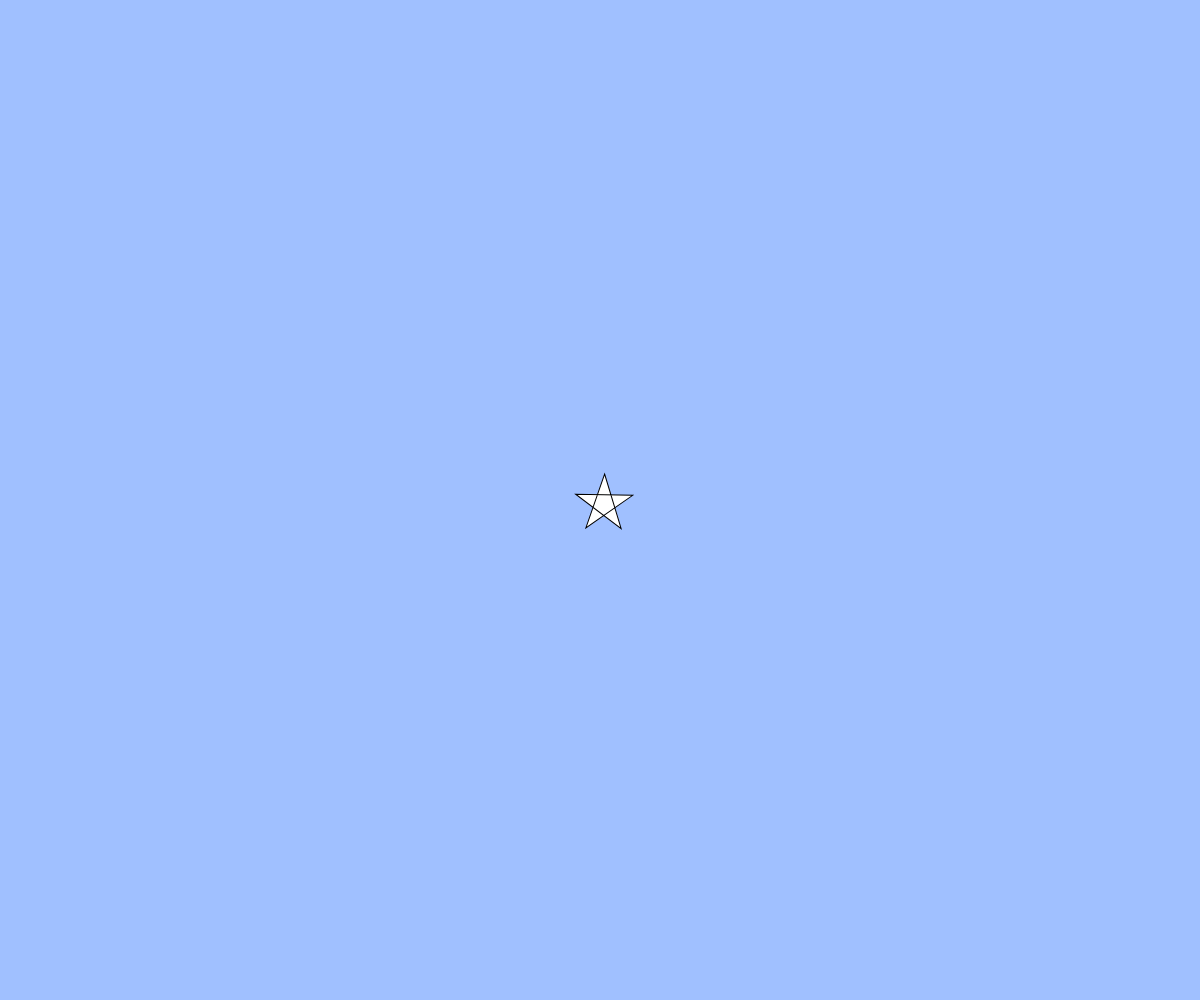
Frame 1 (no input)
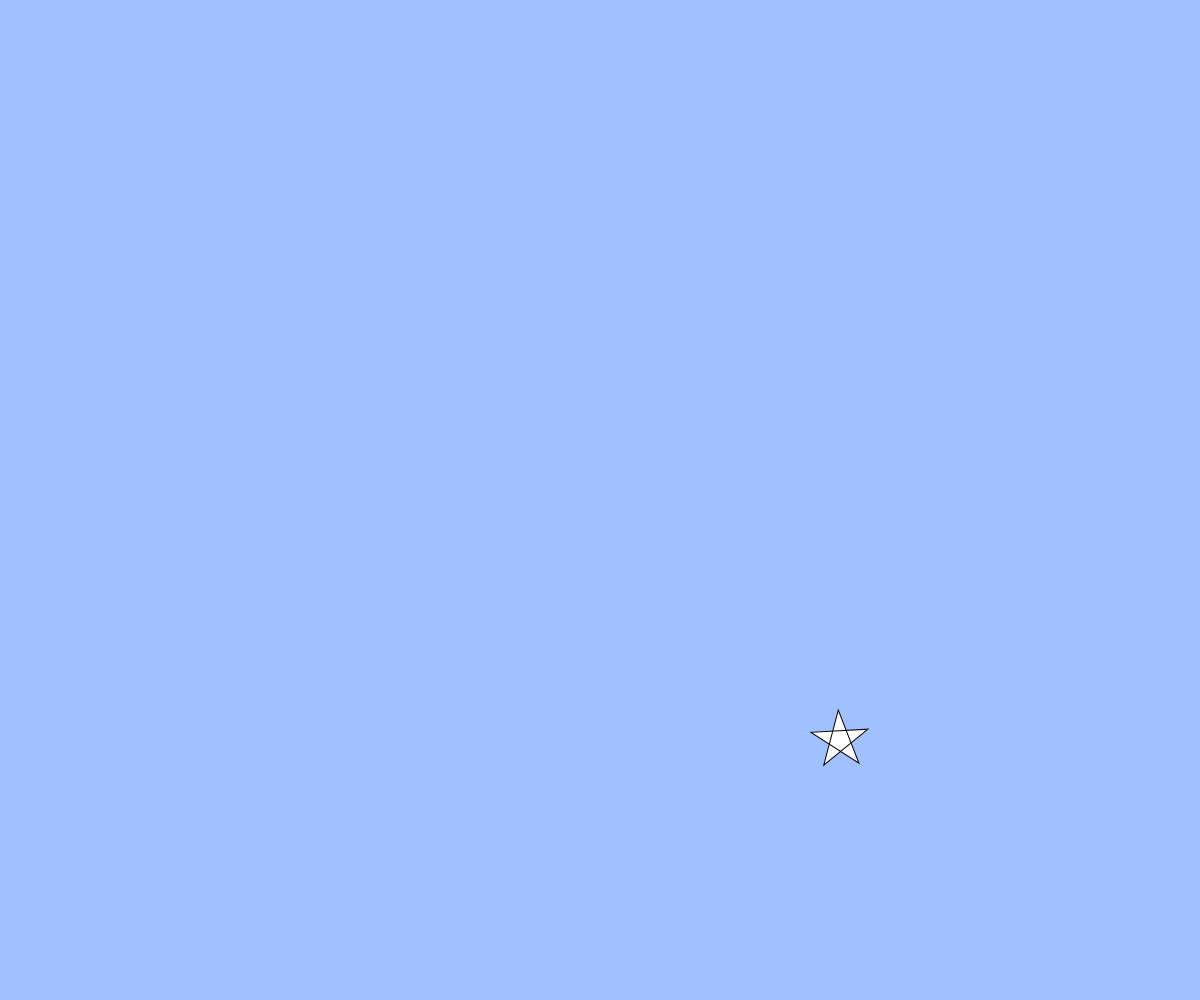
Frame 60 (no input)
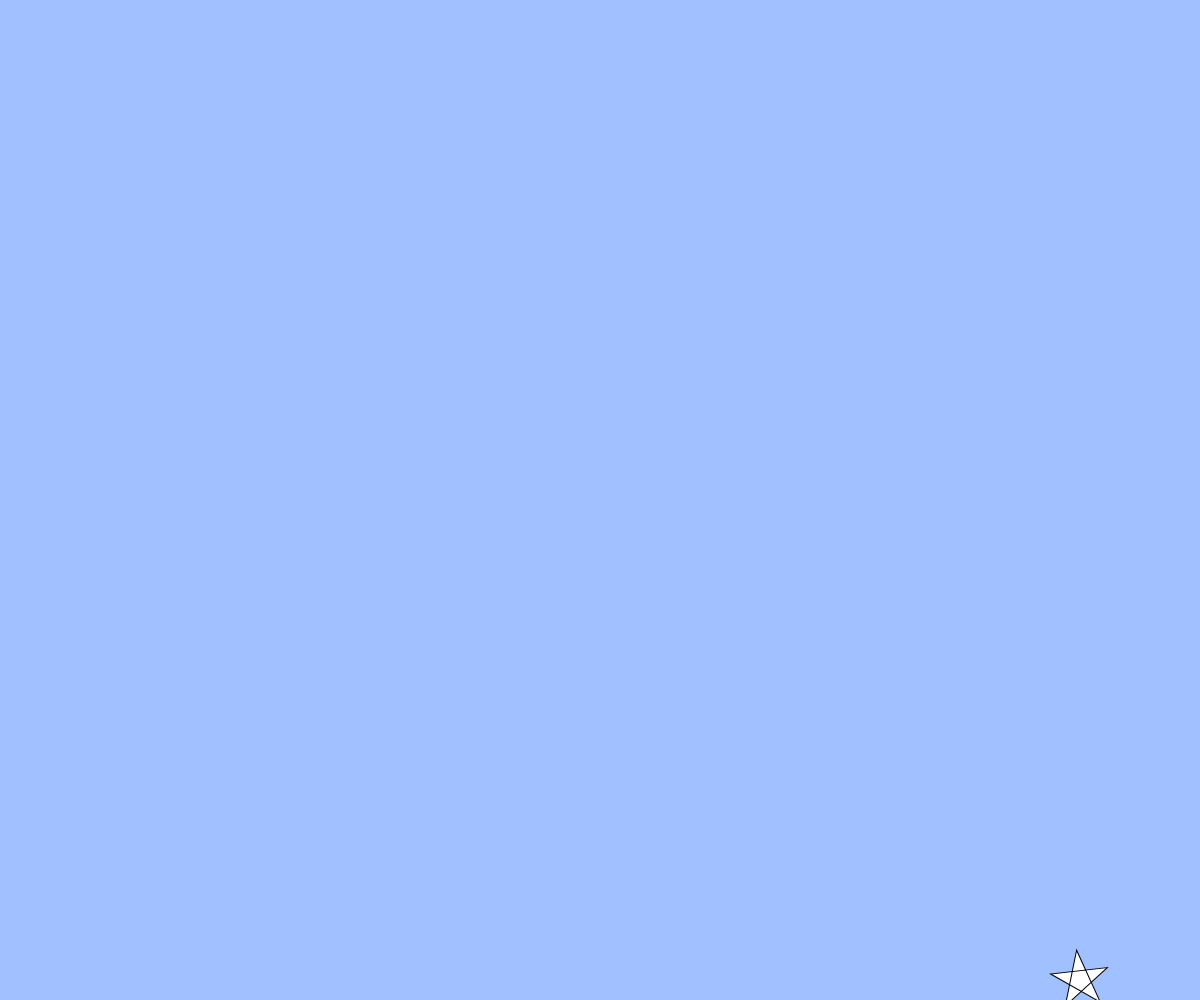
Frame 120 (the mouse pressed at the canvas centre since frame 60)

The p5.js sketch that drew these frames (run headless with seeded random() and noise() and a simulated clock; from frame 60 on, the mouse is pressed at the canvas centre):

// p5.js sketch
// ── sketch.js
// テキスト「アニメーション」
let x, y, vx, vy;

function setup(){
  createCanvas(windowWidth, windowHeight);
  x = width / 2;
  y = height / 2;
  vx = 8;
  vy = 8;
}

function mouseClicked(){
  x=mouseX;
  y=mouseY;
}
function draw(){
  background(160, 192, 255);
  // BLANK[2] (hint: 作った star 関数を使います)
push();
x += vx/2;
y += vy/2;
translate(x,y);
rotate(frameCount  /50);
star(0,0,30,70,5);
pop();
  // 端の処理パターン (1) 反対側から出てくる
  if(x > width){ x = 0; }
  else if(x < 0){ x = width; }
  if(y > height){ y = 0; }
  if(y < 0){ y = height; }
}

function star(cx, cy, r, angle){
  beginShape();
  for(var i = 0; i < 20; i++){
    var theta = TWO_PI * i * 2 / 5 - HALF_PI;
  // BLANK[1] (hint: angle 分だけ星を回転させるには？)
    var x = cx + cos(theta) * r;
    var y = cy + sin(theta) * r;
    vertex(x,y);
  }
  endShape(CLOSE);
}

function windowResized(){
  resizeCanvas(windowWidth, windowHeight);
}
